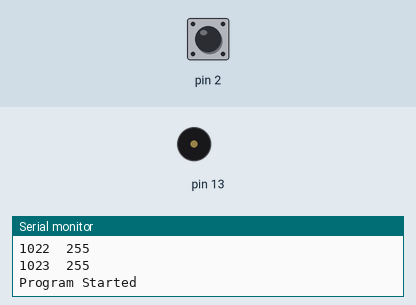
Bench run of a sketch on a simulated Arduino Uno, built with avr-gcc and run on an emulated ATmega328P. Shown: buzzer (waves = sounding), the last lines printed to the serial monitor. The inputs (shaded band) are chosen by the test bench; at power-on: pin 2 HIGH. EEPROM starts erased.

Above: at 14.1 s.
14.2 s: pin 2 pulled LOW for 2.05 s
At 15.5 s:
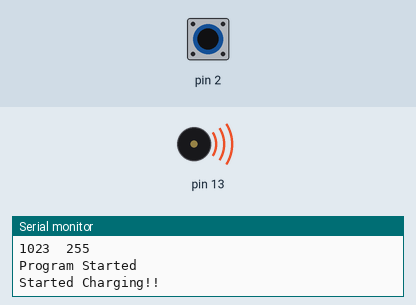
17.7 s: pin 2 pulled LOW for 2.05 s
21.2 s: pin 2 pulsed LOW 2 times (0.12 s each, 0.3 s apart)
27.3 s: pin 2 pulsed LOW 5 times (0.12 s each, 0.3 s apart)
Timing chart, 0 to 30.3 s (numbered marks = the images above; inputs shaded):
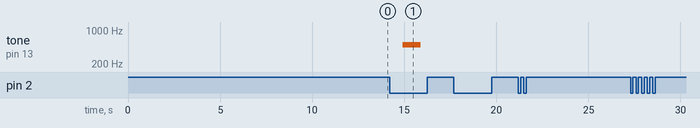

Measured:
- after the input at 14.2 s, tone on pin 13: silent → 500 Hz after 0.71 s, → silent 1.0 s later

The sketch:

recording_charging_time.ino
```cpp
#include <EEPROM.h>
int address = 0;
int value;
int t1;
bool ee_flag = 1;
bool sflag=0;
bool cflag = 1;
float charg_time = 0;
void setup() {
  pinMode(2,INPUT_PULLUP);
  pinMode(13,OUTPUT);
  Serial.begin(9600);
  for(int i=0;i<EEPROM.length();i++)
  {
    value = EEPROM.read(i);
    if(value!=0)
    {
      Serial.print(i);
      Serial.print("\t");
      Serial.print(value, DEC);
      Serial.println();
    }
    else if(value==0)
    {
      address=i;
      ee_flag = 0;
      break;
    }
  }
  if(ee_flag==1)
  {
    erase_eeprom();
  }
  Serial.println("Program Started");
}

void loop() {
  int led_signal = digitalRead(2);
  if(led_signal==0 && sflag==0)
  {
    Serial.println("Started Charging!!");
    t1 = millis();
    sflag=1;
    tone(13, 500, 1000);
  }
  else if(led_signal==1 && sflag==1)
  {
    int t2 = millis();
    int t_now = millis();
    cflag = 1;
    delay(1000);
    while((t_now-t2)<30000)
    {
      Serial.println("Checking if charging is done");
      led_signal = digitalRead(2);
      if(led_signal==0)
      {
        cflag=0;
        delay(50);
        Serial.println("No just noise.... Continue Charging.....");
        break;
      }
      t_now = millis();
    }
    if(cflag==1)
    {
      Serial.println("Charging Done");
      charg_time = (millis()-t1)/1000 - 30.0;
      charg_time = charg_time/60;
      Serial.print("Chargin Time: ");
      Serial.print(charg_time);
      Serial.println("mm");
      EEPROM.write(address, charg_time);
      Serial.println("Writing to EEPROM....");
      address=address+1;
      sflag=0;
      ring_the_bell();
    }
  }
  delay(2000);
}
void erase_eeprom()
{
  for(int i=0;i<EEPROM.length();i++)
  {
    EEPROM.write(i, 0);
  }
}
void ring_the_bell()
{
  for(int i=0;i<3;i++)
  {
    tone(13, 1000); // Send 1KHz sound signal...
    delay(1000);        // ...for 1 sec
    noTone(13);     // Stop sound...
    delay(1000);        // ...for 1sec
  }
}
```
